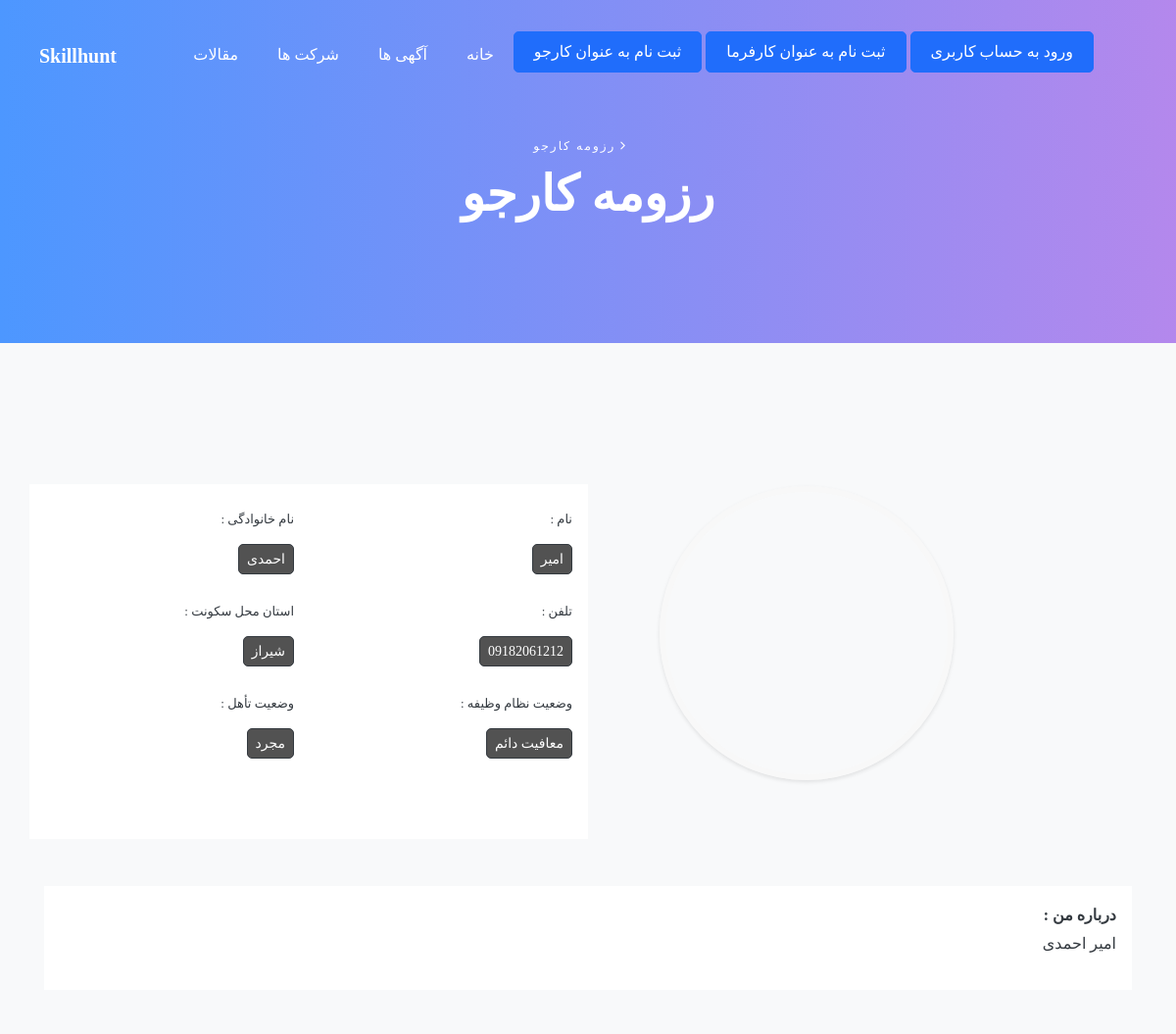
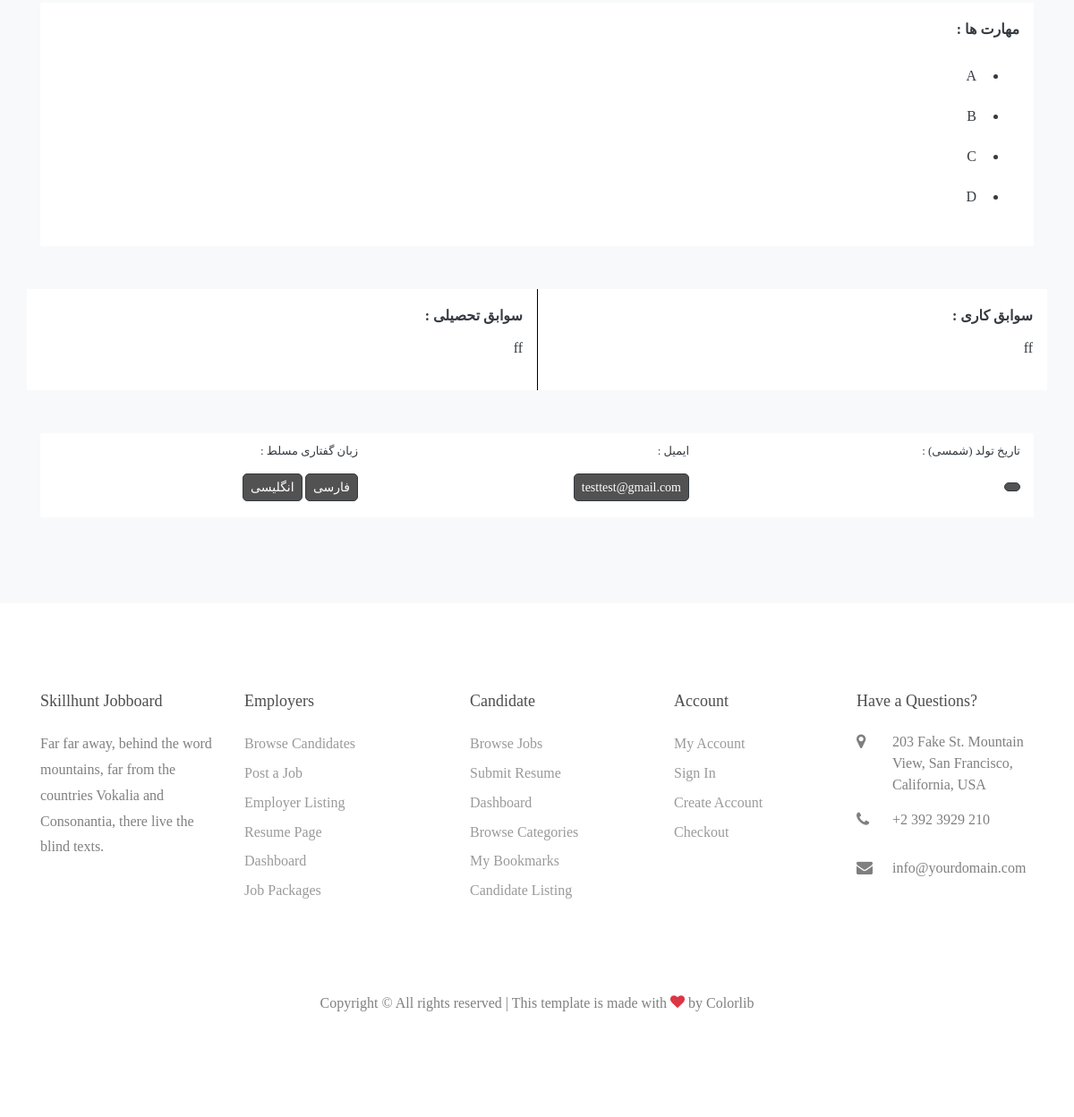
The app's page /employer-detail/3 with its own data (2 pictures, top to bottom).
### Employee/models.py (models this page shows)
class EmployeeModel(models.Model):
	employee = models.ForeignKey(User , on_delete =models.CASCADE , related_name='employee')
	profile_pic = models.ImageField(null = True,blank = True,upload_to = upload_image_path)
	phone = models.CharField(max_length = 11 , verbose_name = 'تلفن', blank = True , null = True)
	state = models.CharField(max_length = 50 , choices = states_iran , verbose_name = 'استان محل سکونت' , blank = True , null = True)
	address = models.CharField(max_length = 200 , verbose_name = 'آدرس', blank = True , null = True)
	sex = models.CharField(max_length = 10 , choices=sex_types , verbose_name = 'جنسیت', blank = True , null = True)
	marital_status = models.CharField(max_length = 10 , choices=marital , verbose_name = 'وضعیت تأهل', blank = True , null = True)
	about_me = models.TextField(verbose_name = 'درباره من' , blank = True , null = True)
	skills = models.TextField(verbose_name = 'مهارت ها (مهارتهای خود را با "/ یا ،" از هم جدا کنید', blank = True , null = True)
	birth = jmodels.jDateField(verbose_name = 'تارخ تولد' , blank=True , null = True)
	employee_soldier_ship = models.CharField(max_length = 25,choices=employee_soldier_ship_types , verbose_name = 'وضعیت نظام وظیفه (اگر خانم هستید نیاز به انتخاب گزینه نیست)', blank=True , null = True)
	languages = models.ManyToManyField(Languages , verbose_name = 'زبانهای گفتاری مسلط')
	work_experience = models.TextField(verbose_name = 'سوابق شغلی' , blank = True , null = True)
	education = models.TextField(verbose_name = 'تحصیلات', blank=True , null = True)

### Controllers/models.py (models this page shows)
class Languages(models.Model):
    lang_fa_type = models.CharField(max_length = 30)
    lang_en_type = models.CharField(max_length = 30)
    def __str__(self):
        return self.lang_fa_type

### Home/views.py (the view)
# urls.py: path('employer-detail/<int:pk>', EmployeeDetail.as_view() , name = 'EmployerDetail'),
class EmployeeDetail(DetailView):
	model = EmployeeModel
	template_name = 'Employee/EmployeeDetail.html'
	def get_context_data(self , **kwargs):
		context = super(EmployeeDetail , self).get_context_data(**kwargs)
		obj = self.get_object()
		context['title'] = 'رزومه کارجو'
		if obj.skills:
			context['skills'] = self.object.skills.split('/')
		return context

### Controllers/templatetags/template-parts.py (called while the page is built)
@register.inclusion_tag('BASE_HTMLs/Nav.html' , takes_context=True)
def Navbar(context , request):
	try:
		is_a_manager = Manager.objects.get(email = request.user.username)
	except:
		is_a_manager = None
	try:
		is_a_employee = EmployeeModel.objects.get(employee = request.user)
	except:
		is_a_employee = None
	context = {}
	if request.user.is_authenticated:
		context['is_a_manager'] = is_a_manager
		context['is_a_employee'] = is_a_employee
		context['request'] = request
	return context

### templates/Employee/EmployeeDetail.html (shortened to what this page needs)
{% extends 'BASE_HTMLs/Base.html' %}
{% load static %}
{% load jalali_tags %}
{% block common_content %}
<section class="ftco-section bg-light text-dark" dir="rtl">
	<div class="container">
		<div class="row">
		    <div class="avatar-upload mb-5 col-md-6">
              <div class="avatar-preview">
                  <div id="imagePreview" style="background-image: {% if object.profile_pic %}url({{object.profile_pic.url}});{% endif %}">
                  </div>
              </div>
          </div>
         <div class="col-md-6 bg-white text-right mt-5 p-3" dir="rtl">
				<div class="row mb-5">
					<div class="col-md-6 font-size-13 mb-3">
						نام :<br>
						<button class="btn btn-dark btn-sm">{{object.employee.first_name}}</button>
					</div>
					<div class="col-md-6 font-size-13 mb-3">
						نام خانوادگی :<br>
						<button class="btn btn-dark btn-sm">{{object.employee.last_name}}</button>
					</div>
					<div class="col-md-6 font-size-13 mb-3">
						تلفن :<br>
						<button class="btn btn-dark btn-sm">{{object.phone}}</button>
					</div>
					<div class="col-md-6 font-size-13 mb-3">
						استان محل سکونت :<br>
						<button class="btn btn-dark btn-sm">{{object.get_state_display}}</button>
					</div>
					<div class="col-md-6 font-size-13 mb-3">
						وضعیت نظام وظیفه :<br>
						<button class="btn btn-dark btn-sm">
							{% if object.employee_soldier_ship is None %}
							نامشخص
							{% else %}
							{{object.get_employee_soldier_ship_display}}
							{% endif %}
						</button>
					</div>
					<div class="col-md-6 font-size-13 mb-3">
						وضعیت تأهل :<br>
						<button class="btn btn-dark btn-sm">{{object.get_marital_status_display}}</button>
					</div>
				</div>
			</div>
        </div>
			<div class="col-md-12 bg-white text-right mt-5 p-3" dir="rtl">
				<strong>درباره من :</strong><br>
				<p class="text-justify">{{object.about_me}}</p>
			</div>
			<div class="col-md-12 bg-white text-right mt-5 p-3" dir="rtl">
				<p class="">
					<strong>مهارت ها :</strong>
					<ul class="text-dark">
						{% for skill in skills %}
						{% if skill != '' %}
							<li class="p-2">{{skill}}</li>
						{% endif %}
						{% endfor %}
					</ul>
				</p>
			</div>
			<div class="row">
			<div class="col-md-6 bg-white text-right mt-5 p-3 bl-1" dir="rtl">
				<strong>سوابق کاری :</strong>
				<p class="pt-2">{{object.work_experience}}</p>
			</div>
			<div class="col-md-6 bg-white text-right mt-5 p-3" dir="rtl">
				<strong>سوابق تحصیلی :</strong>
				<p class="pt-2">{{object.education}}</p>
			</div>
			</div>
			<div class="col-md-12 bg-white text-right mt-5">
				<div class="row">
					<div class="col-md-4 font-size-13 mb-3">
						تاریخ تولد (شمسی) :<br>
						<button class="btn btn-dark btn-sm">{{object.birth|to_jalali:'%y/%m/%d'}}</button>
					</div>
					<div class="col-md-4 font-size-13 mb-3">
						ایمیل :<br>
						<button class="btn btn-dark btn-sm">{{object.employee.username}}</button>
					</div>
					<div class="col-md-4 font-size-13 mb-3">
						زبان گفتاری مسلط :<br>
						{% for lang in object.languages.all %}
						<button class="btn btn-dark btn-sm">{{lang}}</button>
						{% endfor %}
					</div>
				</div>
			</div>
		</div>
</section>
{% endblock %}

### records on screen
EmployeeModel: employee.first_name "امیر", employee.last_name "احمدی", phone "09182061212", state "شیراز", employee_soldier_ship "معافیت دائم", marital_status "مجرد", about_me "امیر احمدی", work_experience "ff", education "ff", employee.username "testtest@gmail.com"
Languages: lang_fa_type "فارسی"
Languages: lang_fa_type "انگلیسی"

### other values on screen
{{ title }} "رزومه کارجو"
{{ skill }} "A" "B" "C" "D"
